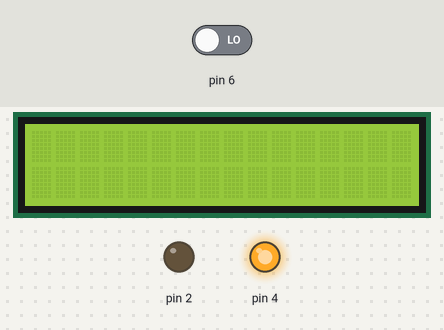
The sketch below on a simulated Arduino Uno, built with avr-gcc and run on an emulated ATmega328P. Shown: 16×2 character LCD, output pins drawn as LEDs (lit = HIGH). The inputs (shaded band) are chosen by the test bench; at power-on: pin 6 LOW.

Above: at 0.1 s.
Timing chart, 0 to 1.6 s (numbered marks = the images above):
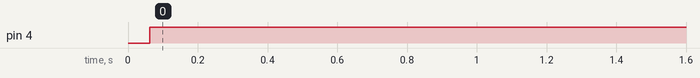

Measured:
- by itself, pin 4: LOW → HIGH at 0.06 s

The sketch:

tempo.ino
```cpp
#include <LiquidCrystal.h>
LiquidCrystal lcd(12, 11, 5, 13, 3, 7);
int time = 0;
int courrentTime = 0;
int previousTime = 0;
int switchState = 0;
int deadline = 5000;
void setup() {
 lcd.begin(16, 2);
 pinMode(2, OUTPUT);
 pinMode(4, OUTPUT);
 pinMode(6, INPUT);

}

void loop() {
  Serial.begin(9600);
  time = millis();
  switchState = digitalRead(6);
  if(switchState == HIGH){
      courrentTime = time - previousTime;
      Serial.println(courrentTime);
 }
 if(switchState == LOW){
   previousTime = time;
   }
 if( courrentTime < deadline){
   digitalWrite(4, HIGH);
   digitalWrite(2, LOW);
   }
 if( courrentTime > deadline){
   lcd.setCursor(0,0);
   lcd.print("nessuna respiro!");
   digitalWrite(4, LOW);
   digitalWrite(2, HIGH);
   tone(8,300,1000);
   delay(50);
   }
}
```
